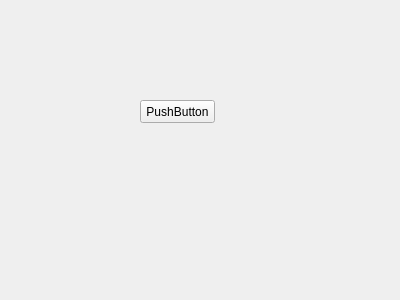
<?xml version="1.0" encoding="UTF-8"?>
<ui version="4.0">
 <class>Widget</class>
 <widget class="QWidget" name="Widget">
  <property name="geometry">
   <rect>
    <x>0</x>
    <y>0</y>
    <width>400</width>
    <height>300</height>
   </rect>
  </property>
  <property name="windowTitle">
   <string>Widget</string>
  </property>
  <widget class="QPushButton" name="pushButton">
   <property name="geometry">
    <rect>
     <x>140</x>
     <y>100</y>
     <width>75</width>
     <height>23</height>
    </rect>
   </property>
   <property name="text">
    <string>PushButton</string>
   </property>
  </widget>
 </widget>
 <layoutdefault spacing="6" margin="11"/>
 <resources/>
 <connections/>
</ui>
